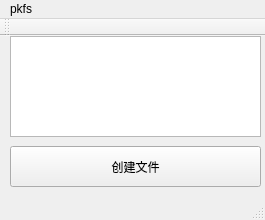
<?xml version="1.0" encoding="UTF-8"?>
<ui version="4.0">
 <class>MainWindow</class>
 <widget class="QMainWindow" name="MainWindow">
  <property name="geometry">
   <rect>
    <x>0</x>
    <y>0</y>
    <width>265</width>
    <height>220</height>
   </rect>
  </property>
  <property name="windowTitle">
   <string>MainWindow</string>
  </property>
  <widget class="QWidget" name="centralWidget">
   <widget class="QPushButton" name="createButton">
    <property name="geometry">
     <rect>
      <x>10</x>
      <y>110</y>
      <width>251</width>
      <height>41</height>
     </rect>
    </property>
    <property name="text">
     <string>创建文件</string>
    </property>
   </widget>
   <widget class="QTextBrowser" name="tview">
    <property name="geometry">
     <rect>
      <x>10</x>
      <y>0</y>
      <width>251</width>
      <height>101</height>
     </rect>
    </property>
   </widget>
  </widget>
  <widget class="QMenuBar" name="menuBar">
   <property name="geometry">
    <rect>
     <x>0</x>
     <y>0</y>
     <width>265</width>
     <height>18</height>
    </rect>
   </property>
   <widget class="QMenu" name="menuPkfs">
    <property name="title">
     <string>pkfs</string>
    </property>
   </widget>
   <addaction name="menuPkfs"/>
  </widget>
  <widget class="QToolBar" name="mainToolBar">
   <attribute name="toolBarArea">
    <enum>TopToolBarArea</enum>
   </attribute>
   <attribute name="toolBarBreak">
    <bool>false</bool>
   </attribute>
  </widget>
  <widget class="QStatusBar" name="statusBar"/>
 </widget>
 <layoutdefault spacing="6" margin="11"/>
 <resources/>
 <connections/>
</ui>
